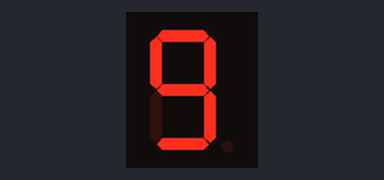
This program was run on a simulated Raspberry Pi Pico running MicroPython. On the bench: 1-digit seven-segment display. The segment pins are drawn as the display they are named for.

Above: at 0.1 s.
At 2.1 s:
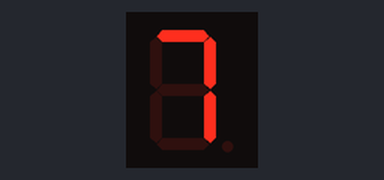
At 3.1 s:
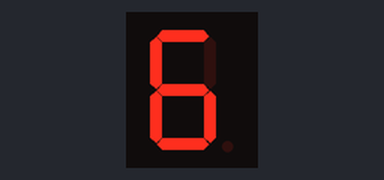
At 5.1 s:
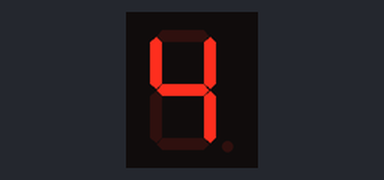
At 6.1 s:
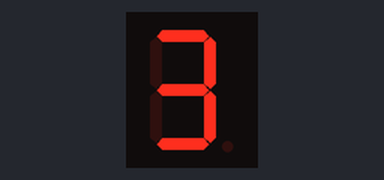
At 9.1 s:
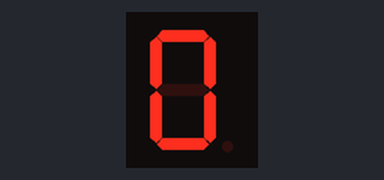

The program:

Project_08_One_Digit_Digital_Tube.py
```python
from machine import Pin
import time

a = machine.Pin(17, machine.Pin.OUT)
b = machine.Pin(16, machine.Pin.OUT)
c = machine.Pin(14, machine.Pin.OUT)
d = machine.Pin(13, machine.Pin.OUT)
e = machine.Pin(12, machine.Pin.OUT)
f = machine.Pin(18, machine.Pin.OUT)
g = machine.Pin(19, machine.Pin.OUT)
dp = machine.Pin(15, machine.Pin.OUT)

pins = [machine.Pin(id,machine.Pin.OUT) for id in [17, 16, 14, 13, 12, 18, 19, 15]]

def show(code):
    for i in range(0, 8):
        pins[i].value(~code & 1)
        code = code >> 1

#Select code from 0 to 9
mask_digits = [0xc0, 0xf9, 0xa4, 0xb0, 0x99, 0x92, 0x82, 0xf8,0x80, 0x90]
for code in reversed(mask_digits):
    show(code)
    time.sleep(1)
```

Measured:
- what the display in image 0 shows lasts 1.0 s, from 0.1 s to 1.1 s
